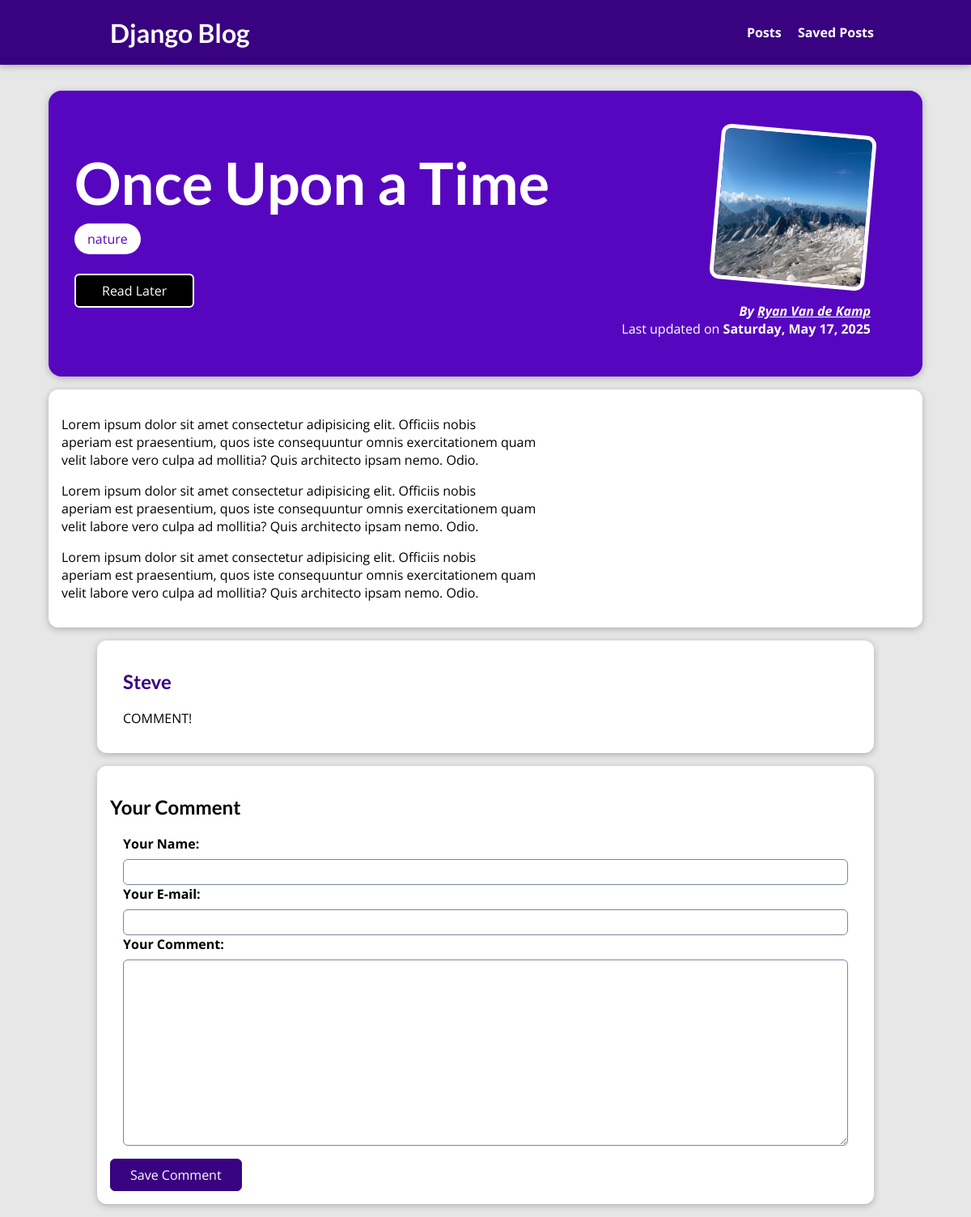
The app's page /posts/once-upon-a-time, older data.
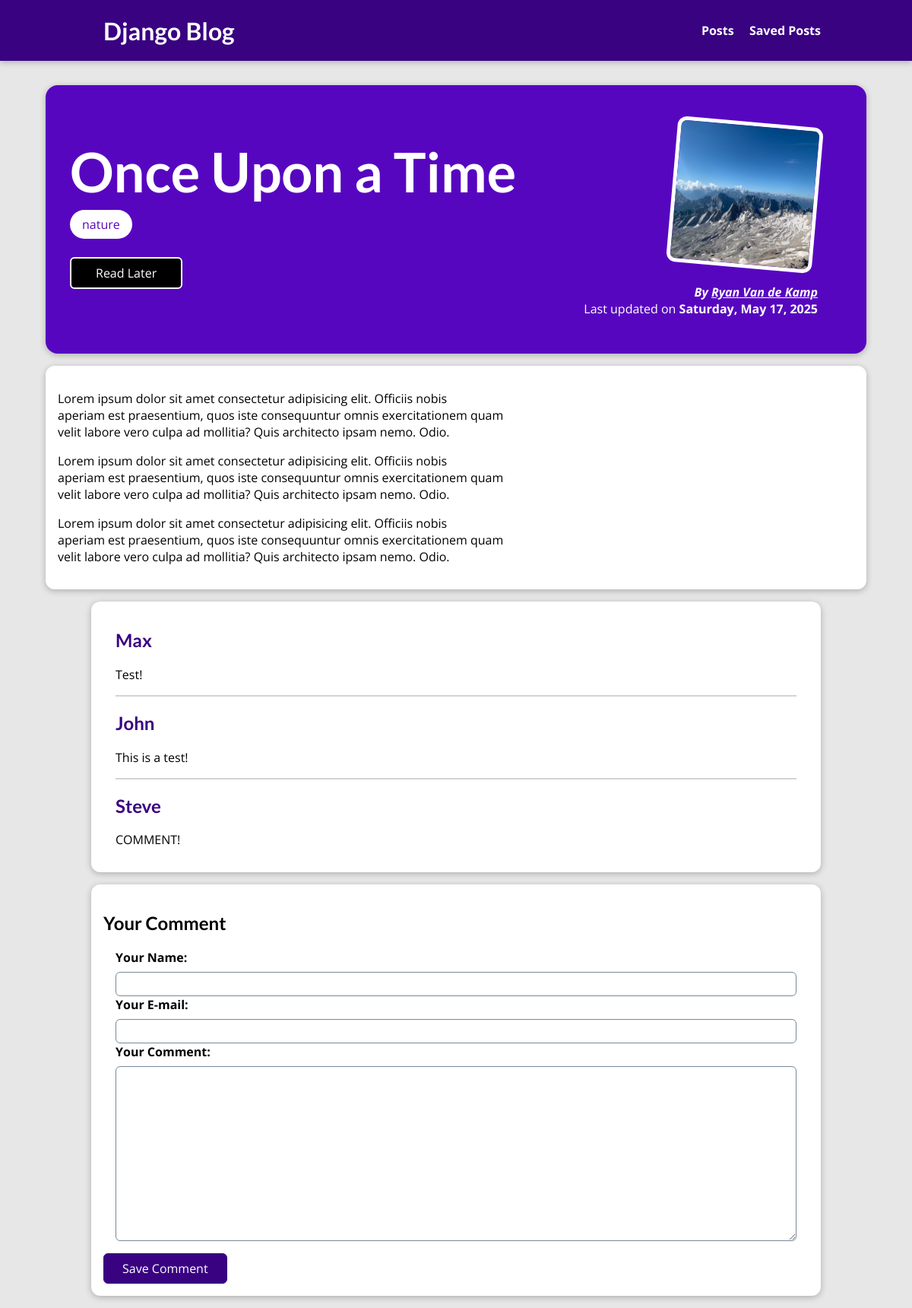
The same page, newer data.
### blog/models.py (models this page shows, shortened)
class Tag(models.Model):
    name = models.CharField(max_length=100)

class Comment(models.Model):
    user_name = models.CharField(max_length=100)
    user_email = models.EmailField()
    text = models.TextField(max_length=400)
    post = models.ForeignKey(
        Post, on_delete=models.CASCADE, related_name="comments")

### blog/views.py (the view, shortened to what this page needs)
# urls.py: path("posts/<slug:slug>", views.PostView.as_view(), name="blog-post"),
class PostView(View):
    def is_stored_post(self, request, post_id):
        stored_posts = request.session.get("stored_posts")
        if stored_posts is not None:
            is_saved_for_later = post_id in stored_posts
        else:
            is_saved_for_later = False
        return is_saved_for_later
    def get(self, request, slug):
        post = Post.objects.get(slug=slug)
        return render(request, "blog/single-post.html", {
            "post": post,
            "tags": post.tags.all(),
            "comment_form": CommentForm(),
            "comments": post.comments.all().order_by("-id"),
            "saved_for_later": self.is_stored_post(request, post.id)
        })

### blog/forms.py
class CommentForm(forms.ModelForm):
    class Meta:
        model = Comment
        exclude = ["post"]
        labels = {
            "user_name": "Your Name",
            "user_email": "Your E-mail",
            "text": "Your Comment"
        }

### blog/models.py (called while the page is built)
    def __str__(self):
        return f"{self.first_name} {self.last_name}"

### blog/templates/blog/single-post.html (shortened to what this page needs)
{% extends 'base.html' %}
{% load static %}
{% block css_files %}
  <link rel="stylesheet" href="{% static 'blog/single-post.css' %}" />
{% endblock %}
{% block content %}
  <section id="summary">
    <div class="title">
      <h2>{{ post.title }}</h2>
      <div>
        {% for tag in tags %}
          <span class="tag">{{ tag.name }}</span>
        {% endfor %}
      </div>
      <div id="read-later">
        <form action="{% url 'read-later' %}" method="POST">
          <button>
            {% if saved_for_later %}
              Remove from "Read Later" List
            {% else %}
              Read Later
            {% endif %}
          </button>
        </form>
      </div>
    </div>
    <article>
      <img src="{{ post.image.url }}" alt="{{ post.title }}" />
      <address>
        By <a href="mailto:{{ post.author.email }}">{{ post.author }}</a>
      </address>
      <div>
        Last updated on <time>{{ post.date|date:'l, M d, Y' }}</time>
      </div>
    </article>
  </section>
  <main>{{ post.content|linebreaks }}</main>
  {% if comments %}
    <section id="comments">
      <ul>
        {% for comment in comments %}
          <li>
            <h2>{{ comment.user_name }}</h2>
            <p>{{ comment.text|linebreaks }}</p>
          </li>
        {% endfor %}
      </ul>
    </section>
  {% endif %}
  <section id="comment-form">
    <h1>Your Comment</h1>
    <div>
      <form action="{% url 'blog-post' post.slug %}" method="POST">
        <div class="form-control {% if field.errors %}invalid{% endif %}">
          {% for field in comment_form %}
            {{ field.label_tag }}
            {{ field }}
          {% endfor %}
        </div>
        <button>Save Comment</button>
      </form>
    </div>
  </section>
{% endblock %}

Row changes from the older to the newer data that the page shows:
added Comment: user_name "Max", text "Test!"
added Comment: user_name "John", text "This is a test!"
